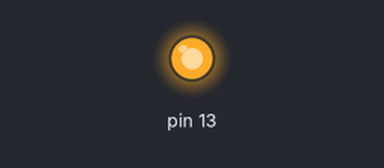
This sketch was run on a simulated Arduino Uno, built with avr-gcc and run on an emulated ATmega328P. Parts: output pins drawn as LEDs (lit = HIGH). What the sketch prints to the serial monitor is not drawn.

Above: at 9.15 s.
At 10.1 s:
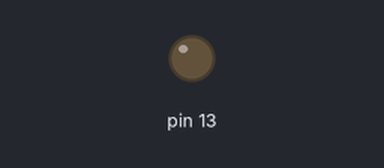
Timing chart, 0 to 14.2 s (numbered marks = the images above):
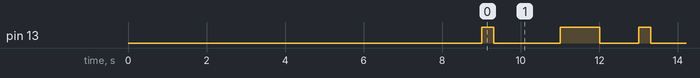

Measured:
- by itself, pin 13: repeats every 4.0 s: LOW 1.7 s, HIGH 1.0 s, LOW 1.0 s, HIGH 0.30 s
- by itself, everything shown: repeats every 4.0 s, in 4 steps

The sketch:

cmucam.ino
```cpp
/***************************************************************************//**
* @file
* Color Tracking Template Code
*
* @version @n 1.0
* @date @n 8/14/2012
*
* @authors @n Kwabena W. Agyeman
* @copyright @n (c) 2012 Kwabena W. Agyeman
* @n All rights reserved - Please see the end of the file for the terms of use
*
* @par Update History:
* @n v1.0 - Initial Release - 8/14/2012
*******************************************************************************/

#include <CMUcam4.h>
#include <CMUcom4.h>

#define RED_MIN 170
#define RED_MAX 256
#define GREEN_MIN 0
#define GREEN_MAX 120
#define BLUE_MIN 0
#define BLUE_MAX 90
#define LED_BLINK 5 // 5 Hz
#define WAIT_TIME 3000 // 5 seconds
#define PIXELS_THRESHOLD 1 // The percent of tracked pixels needs to be greater than this 0=0% - 255=100%.
#define CONFIDENCE_THRESHOLD 4 // The percent of tracked pixels in the bounding box needs to be greater than this 0=0% - 255=100%.

#define NOISE_FILTER_LEVEL 2 // Filter out runs of tracked pixels smaller than this in length 0 - 255.
CMUcam4 cam(CMUCOM4_SERIAL);

void setup()
{
  cam.begin();
  Serial.begin(115200);
  Serial.print("Starting the camera\n");
  // Wait for auto gain and auto white balance to run.

  cam.LEDOn(10);
  pinMode(13, OUTPUT);
  // Turn auto gain and auto white balance off.

  cam.autoGainControl(false);
  cam.autoWhiteBalance(false);

  cam.LEDOn(CMUCAM4_LED_ON);
  cam.pollMode(true);
  cam.colorTracking(true);
  cam.setTrackingParameters(RED_MIN, RED_MAX, GREEN_MIN, GREEN_MAX, BLUE_MIN, BLUE_MAX);
}

void loop()
{
  CMUcam4_tracking_data_t data;
  if (cam.trackColor()) Serial.print("trackColor() did not work\n");
  //cam.trackColor(RED_MIN, RED_MAX, GREEN_MIN, GREEN_MAX, BLUE_MIN, BLUE_MAX);
  else Serial.print("Color was tracked\n");
  for(int i=0; i<5;i++)
  {
    cam.trackColor();
    Serial.print("tracking again\n");
    cam.getTypeTDataPacket(&data); // Get a tracking packet.
    /*
    Serial.print("mx");
    Serial.println();
    Serial.print(data.mx);
    Serial.println();
    Serial.print("my");
    Serial.println();
    Serial.print(data.my);
    Serial.println();
    */
    Serial.print("pixels\n");
    Serial.print(data.pixels);
    Serial.print("confidence\n");
    Serial.print(data.confidence);
    digitalWrite(13, HIGH);   // set the LED on
    delay(300);              // wait for a second
    digitalWrite(13, LOW);    // set the LED off
    delay(1700);
    if (data.pixels > PIXELS_THRESHOLD)
    {
        if(data.confidence > CONFIDENCE_THRESHOLD) // The pixels we are tracking are in a dense clump - so maybe they are a single object.
        {
        // Okay, so we now know we are looking at a clump of pixels that are in the color bounds we wanted to track.
/*
        // Linearly makes the LED get brighter as the object moves towards the left.
        analogWrite(LEFT_LED_PIN,  255 - map(CMUCAM4_MIN_NATIVE_COLUMN + data.mx, 0, CMUCAM4_MAX_NATIVE_COLUMN, 0, 255));

        // Linearly makes the LED get brighter as the object moves towards the middle.
        analogWrite(MIDDLE_LED_PIN, 255 - map(abs((CMUCAM4_NATIVE_H_RES/2) - data.mx), 0, (CMUCAM4_NATIVE_H_RES/2), 0, 255));

        // Linearly makes the LED get brighter as the object moves towards the right.
        analogWrite(RIGHT_LED_PIN, 255 - map(CMUCAM4_MAX_NATIVE_COLUMN - data.mx, 0, CMUCAM4_MAX_NATIVE_COLUMN, 0, 255));

        // Might want to make the above functions non-linear as the brightness function of an LED is a non-linear... the effect will look better.

*/        cam.LEDOn(5);
          cam.LEDOn(5);
          cam.LEDOn(5);
          Serial.println();
          Serial.print("Found red color\n");
          Serial.print("Got HEEM");
        }
        else
        {
          cam.LEDOn(2);
        //analogWrite(LEFT_LED_PIN, 0);
        //analogWrite(MIDDLE_LED_PIN, 0);
        //analogWrite(RIGHT_LED_PIN, 0);
          Serial.println();
          Serial.print("Still kinda got heem");
          Serial.println();
          digitalWrite(13, HIGH);   // set the LED on
          delay(1000);              // wait for a second
          digitalWrite(13, LOW);    // set the LED off
          delay(1000);
        }
    }
    else
    {
      // Turn the LED's off.
          cam.LEDOn(10);
          //digitalWrite(13, HIGH);
      //analogWrite(LEFT_LED_PIN, 0);
      //analogWrite(MIDDLE_LED_PIN, 0);
      //analogWrite(RIGHT_LED_PIN, 0);
    }
  }


  // Do something else here.
}

/***************************************************************************//**
* @file
* @par MIT License - TERMS OF USE:
* @n Permission is hereby granted, free of charge, to any person obtaining a
* copy of this software and associated documentation files (the "Software"), to
* deal in the Software without restriction, including without limitation the
* rights to use, copy, modify, merge, publish, distribute, sublicense, and/or
* sell copies of the Software, and to permit persons to whom the Software is
* furnished to do so, subject to the following conditions:
* @n
* @n The above copyright notice and this permission notice shall be included in
* all copies or substantial portions of the Software.
* @n
* @n THE SOFTWARE IS PROVIDED "AS IS", WITHOUT WARRANTY OF ANY KIND, EXPRESS OR
* IMPLIED, INCLUDING BUT NOT LIMITED TO THE WARRANTIES OF MERCHANTABILITY,
* FITNESS FOR A PARTICULAR PURPOSE AND NONINFRINGEMENT. IN NO EVENT SHALL THE
* AUTHORS OR COPYRIGHT HOLDERS BE LIABLE FOR ANY CLAIM, DAMAGES OR OTHER
* LIABILITY, WHETHER IN AN ACTION OF CONTRACT, TORT OR OTHERWISE, ARISING FROM,
* OUT OF OR IN CONNECTION WITH THE SOFTWARE OR THE USE OR OTHER DEALINGS IN THE
* SOFTWARE.
*******************************************************************************/
```
